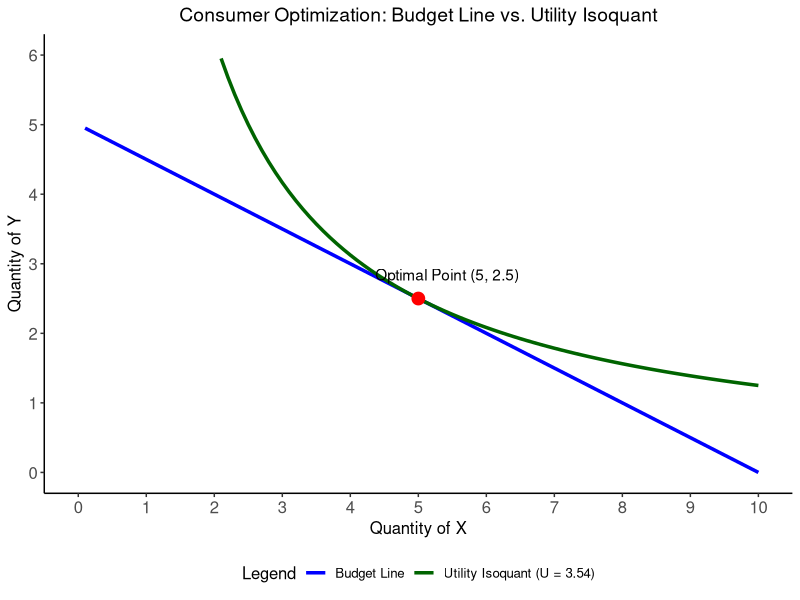
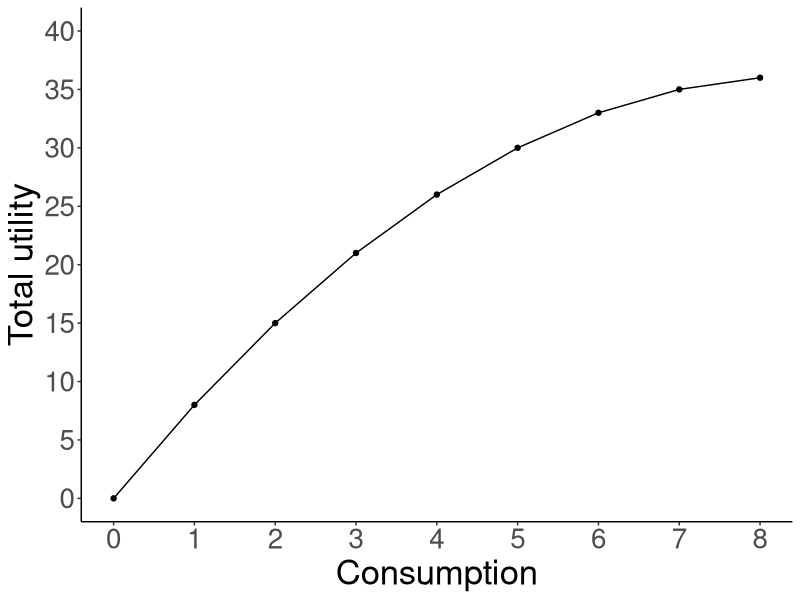
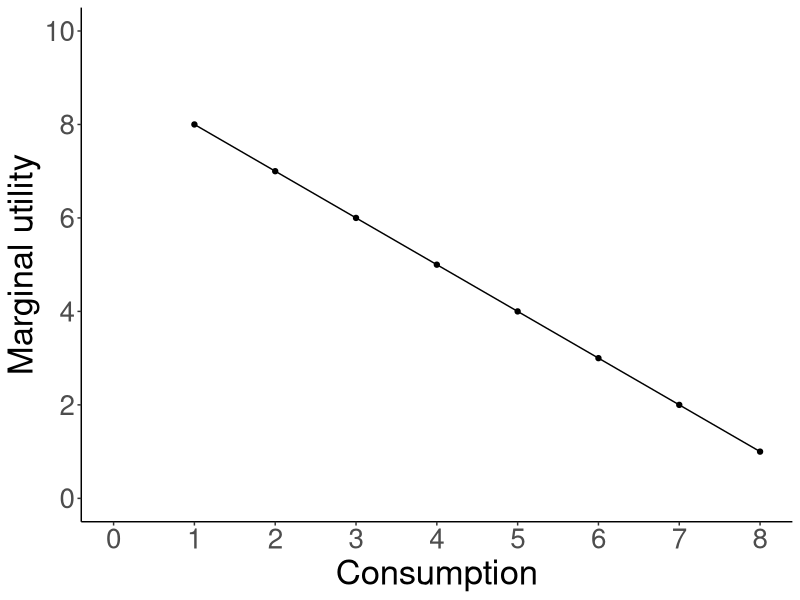

Recreate these plots in R, in order. (Note: this script raises an error after producing the figures.)
## ---- chunk 1

knitr::opts_chunk$set(echo = FALSE, message = FALSE, warning = FALSE)

## ---- chunk 2
# Load required library
library(ggplot2)

# Define the data range for X
x_vals <- seq(0.1, 10, length.out = 100)

# 1. Budget Line Equation: Y = (100 - 10X) / 20
budget_line <- (100 - 10 * x_vals) / 20

# 2. Indifference Curve (Isoquant) Equation: Y = U^2 / X
# Since max utility U = sqrt(12.5) ~= 3.5355, U^2 = 12.5
indifference_curve <- 12.5 / x_vals

# Combine into a data frame
df <- data.frame(
  X = rep(x_vals, 2),
  Y = c(budget_line, indifference_curve),
  Type = rep(c("Budget Line", "Utility Isoquant (U = 3.54)"), each = 100)
)

# Filter out negative Y values for the budget line to keep the plot clean
df <- df[df$Y >= 0, ]

# Define the optimal consumption point
optimal_point <- data.frame(X = 5, Y = 2.5)

# Create the plot
ggplot() +
  # Plot the lines
  geom_line(data = df, aes(x = X, y = Y, color = Type), size = 1.2) +
  # Plot the optimal point
  geom_point(data = optimal_point, aes(x = X, y = Y), color = "red", size = 4) +
  # Label the optimal point
  geom_text(data = optimal_point, aes(x = X, y = Y, label = "Optimal Point (5, 2.5)"), 
            vjust = -1.5, hjust = 0.3, fontface = "plain") +
  # Formatting axes and labels
  labs(
    title = "Consumer Optimization: Budget Line vs. Utility Isoquant",
    x = "Quantity of X",
    y = "Quantity of Y",
    color = "Legend"
  ) +
  scale_color_manual(values = c("Budget Line" = "blue", "Utility Isoquant (U = 3.54)" = "darkgreen")) +
  scale_x_continuous(limits = c(0, 10), breaks = seq(0, 10, 1)) +
  scale_y_continuous(limits = c(0, 6), breaks = seq(0, 6, 1)) +
  theme_classic() +
  theme(
text = element_text(family = "Helvetica", size = 12),
    plot.title = element_text(face = "plain", size = 14, hjust = 0.5),
    legend.position = "bottom",
    axis.text = element_text(size = 12)
  )
## ---- chunk 3
x <- c(seq(0, 8, 1))
y <- c(0, 8, 15, 21, 26, 30, 33, 35, 36)
c <- c(NA, 8, 7, 6, 5, 4, 3, 2, 1)
d <- c(NA, 2, 3, 4, 5, 6, 7, 8, 9)
dta1 <- data.frame(x, y, c, d)

ggplot(dta1, aes(x=x, y=y)) +
  geom_line() +
  geom_point() +
  labs(x="Consumption", y="Total utility") +
  scale_x_continuous(n.breaks = 8) +
  scale_y_continuous(limits = c(0,40), n.breaks = 8) +
  theme_classic() +
  theme(text = element_text(size=25))

## ---- chunk 4
ggplot(dta1, aes(x=x, y=c)) +
  geom_line() +
  geom_point() +
  labs(x="Consumption", y="Marginal utility") +
  scale_x_continuous(n.breaks = 8) +
  scale_y_continuous(limits = c(0,10), n.breaks = 8) +
  theme_classic() +
  theme(text = element_text(size=25))
## ---- chunk 5
ggplot(data.frame(x=c(0,8)), aes(x=x)) +
  scale_y_continuous(limits = c(0,8)) +
  labs(x="Q", y="P") + 
  theme_classic() +
  annotate("segment", x=0, xend = 8, y=4, yend = 0, color="red",
           linetype = 2, size=1) +
  annotate("text", x=1, y=4, label="e == - Inf", parse=T, size = 8) +
  annotate("text", x=7, y=0.3, label="e == 0", parse=T, size = 8) +
  annotate("segment", x=0, xend = 4, y=2, yend = 2, color="blue",
           linetype = 2, size=1) +
    annotate("segment", x=4, xend = 4, y=0, yend = 2, color="blue",
           linetype = 2, size=1) +
   annotate("text", x=4, y=2.5, label="e == 1", parse=T, size = 8) +
   theme(text = element_text(font = "Helvetica", size=12),
      axis.ticks.length = unit(-2, "mm"))

## ---- chunk 6

xyplot <- ggplot(data.frame(x=c(0,100)), aes(x=x)) +
  labs(x="Q", y="P") + 
  theme_classic() +
  theme(axis.text.x=element_blank(),
      axis.text.y=element_blank(),
      text = element_text(size=20),
      axis.ticks.length = unit(-2, "mm"))
xyplot +
  annotate("segment", x=10, xend = 10, y=0, yend = 50, linetype=2, color ="red")
## ---- chunk 7
xyplot +
  annotate("segment", x=0, xend = 100, y=50, yend = 50, linetype=2, color ="red")
## ---- chunk 8
dta2 <- data.frame(x=c(1,2,3), y=c(12,6, 14))
eq1 <- function(x){12/x}

xyplot2 <- ggplot(data.frame(x=c(1,4)), aes(x=x)) +
  labs(x="Q", y="P") + 
  theme_classic() +
  theme(axis.text.x=element_blank(),
      axis.text.y=element_blank(),
      text = element_text(size=20),
      axis.ticks.length = unit(-2, "mm"))

xyplot2 + 
  stat_function(fun = eq1)
